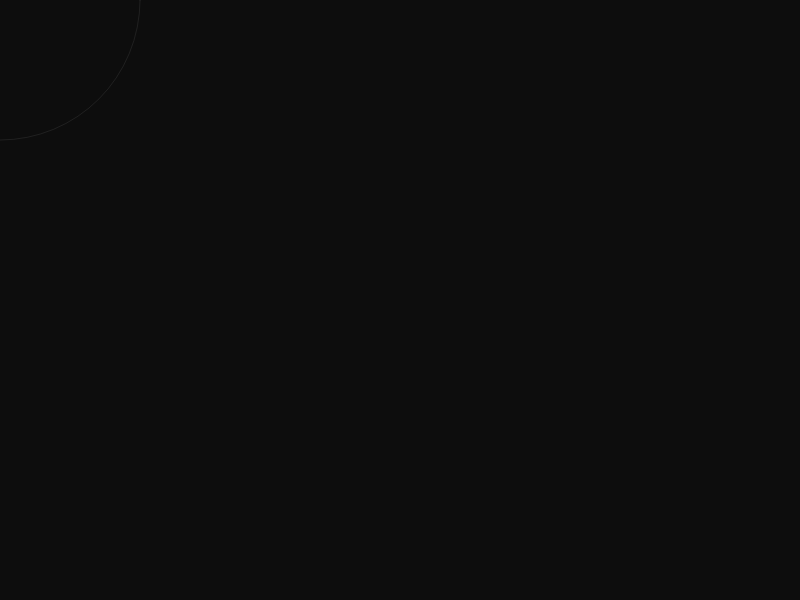
Frame 1 (no input)
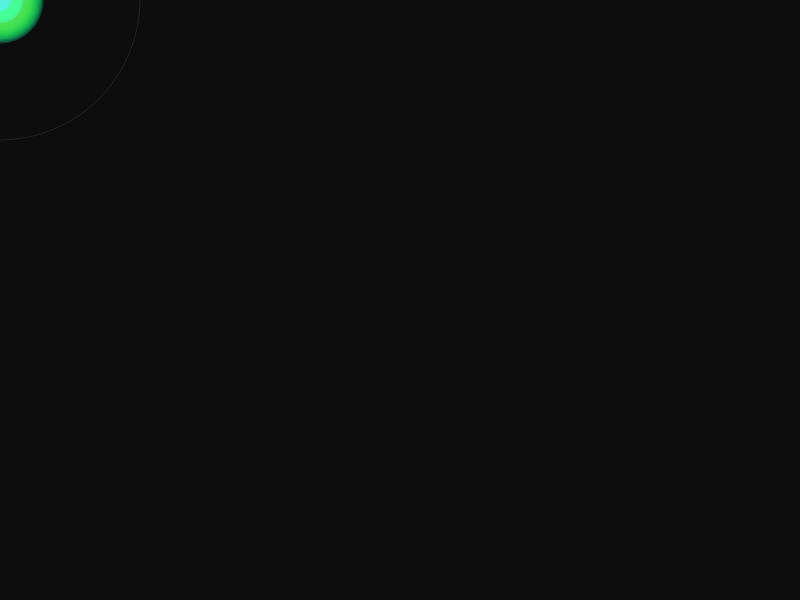
Frame 60 (no input)
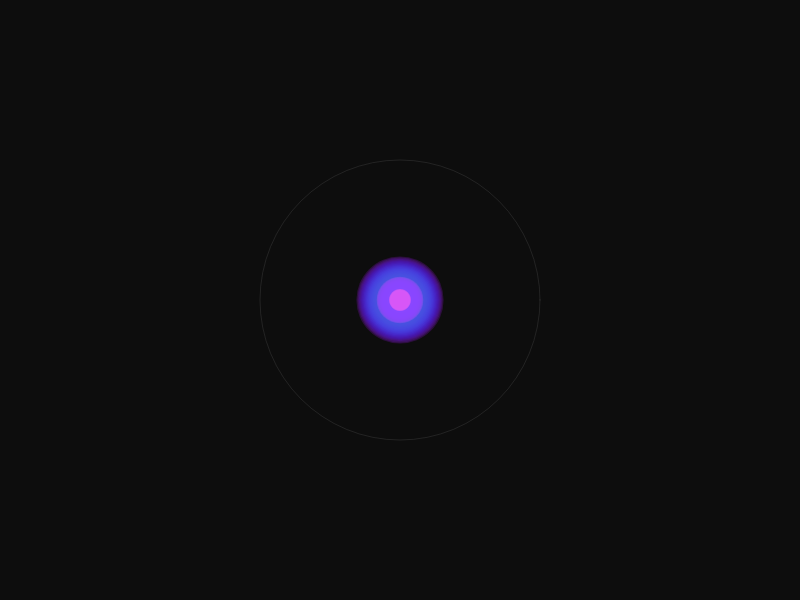
Frame 120 (the mouse pressed at the canvas centre since frame 60)

The p5.js sketch that drew these frames (run headless with seeded random() and noise() and a simulated clock; from frame 60 on, the mouse is pressed at the canvas centre):

// p5.js sketch
// ── sketch.js
var FORCE_RADIUS = 140;
var NUM_COLS = 17;
var NUM_ROWS = 10;
var MODE = 1;
var SYMBOLS = ['☀','☾','☁','☄','⚡','❖','✿','☘','♠','♣','♥','♦','☯','⚙'];
var particles = [];
var t = 0;23
var trail = [];
var moonSwarm = [];
var NUM_MOONS = 22;

class Particle {
  constructor(sx, sy) {
    this.ox = sx; this.oy = sy;
    this.x = sx; this.y = sy;
    this.vx = 0; this.vy = 0;
    this.symbol = random(SYMBOLS);
    this.size = random(13, 21);
    this.hue = random(360);
    this.angle = 0;
    this.phase = random(TWO_PI);
    this.waveAmp = random(18, 40);
    this.waveFreq = random(0.008, 0.018);
    this.waveSpeed = random(0.6, 1.4);
  }
  reset() {
    this.x = this.ox; this.y = this.oy;
    this.vx = 0; this.vy = 0; this.angle = 0;
    this.symbol = random(SYMBOLS);
  }
  update() {
    this.phase += 0.012 * this.waveSpeed;

    var waveX = this.ox + sin(this.phase + this.ox * this.waveFreq) * this.waveAmp;
    var waveY = this.oy + cos(this.phase * 0.7 + this.oy * this.waveFreq) * this.waveAmp * 0.7;

    var dx = this.x - mouseX;
    var dy = this.y - mouseY;
    var dist = sqrt(dx * dx + dy * dy);

    if (dist < FORCE_RADIUS && dist > 0) {
      var force = pow((FORCE_RADIUS - dist) / FORCE_RADIUS, 1.8) * 11;
      this.vx += (dx / dist) * force;
      this.vy += (dy / dist) * force;
    }

    this.vx += (waveX - this.x) * 0.04;
    this.vy += (waveY - this.y) * 0.04;
    this.vx *= 0.80;
    this.vy *= 0.80;
    this.x += this.vx;
    this.y += this.vy;

    this.angle = sin(this.phase) * 0.35 + atan2(this.vy, this.vx) * 0.25;
  }
  display() {
    var dx = this.x - mouseX;
    var dy = this.y - mouseY;
    var dist = sqrt(dx * dx + dy * dy);
    var prox = constrain(1 - dist / FORCE_RADIUS, 0, 1);

    push();
    translate(this.x, this.y);
    rotate(this.angle);
    textAlign(CENTER, CENTER);
    noStroke();
    var sz = this.size + prox * 10;
    textSize(sz);

    var moved = abs(this.x - this.ox) + abs(this.y - this.oy);
    var bright = int(55 + min(moved * 3.5, 140));
    var hshift = (this.ox * 0.5 + t * 18 + prox * 120) % 360;
    var sat = 30 + prox * 65;
    fill(hshift, sat, bright);
    text(this.symbol, 0, 0);
    pop();
  }
}

class Moon {
  constructor(i) {
    this.angle = (i / NUM_MOONS) * TWO_PI;
    this.radius = random(18, 55);
    this.speed = random(0.025, 0.06) * (random() > 0.5 ? 1 : -1);
    this.x = width/2; this.y = height/2;
    this.tx = width/2; this.ty = height/2;
    this.size = random(14, 24);
    this.hue = random(180, 280);
    this.lag = random(0.04, 0.14);
  }
  update() {
    this.angle += this.speed;
    this.tx = mouseX + cos(this.angle) * this.radius;
    this.ty = mouseY + sin(this.angle) * this.radius;
    this.x = lerp(this.x, this.tx, this.lag);
    this.y = lerp(this.y, this.ty, this.lag);
  }
  display() {
    push();
    translate(this.x, this.y);
    rotate(this.angle + HALF_PI);
    textAlign(CENTER, CENTER);
    noStroke();
    textSize(this.size);
    fill(this.hue, 55, 92);
    text('☽', 0, 0);
    pop();
  }
}

function setup() {
  createCanvas(800, 600);
  colorMode(HSB, 360, 100, 100, 100);
  background(0, 0, 5);
  textFont('monospace');

  var spacingX = width  / (NUM_COLS + 1);
  var spacingY = height / (NUM_ROWS + 1);
  for (var row = 1; row <= NUM_ROWS; row++) {
    for (var col = 1; col <= NUM_COLS; col++) {
      particles.push(new Particle(col * spacingX, row * spacingY));
    }
  }
  for (var i = 0; i < NUM_MOONS; i++) {
    moonSwarm.push(new Moon(i));
  }
}

function draw() {
  background(0, 0, 5, MODE === 3 ? 55 : 85);
  t += 0.016;

  if (MODE === 1) {
    trail.push({x: mouseX, y: mouseY});
    if (trail.length > 38) trail.shift();
    for (var i = 0; i < trail.length; i++) {
      var age = i / trail.length;
      var orb = trail[i];
      var hue = (t * 120 + i * 11) % 360;
      var radius = 32 * age;
      noStroke();
      fill(hue, 90, 100, age * 18);
      circle(orb.x, orb.y, radius * 2.8);
      fill(hue, 70, 100, age * 28);
      circle(orb.x, orb.y, radius * 1.5);
      fill((hue + 30) % 360, 60, 100, age * 42);
      circle(orb.x, orb.y, radius * 0.7);
    }
    noFill();
    stroke(0, 0, 100, 8);
    strokeWeight(1);
    circle(mouseX, mouseY, FORCE_RADIUS * 2);

  } else if (MODE === 2) {
    for (var m = 0; m < moonSwarm.length; m++) {
      moonSwarm[m].update();
      moonSwarm[m].display();
    }
    noFill();
    stroke(220, 40, 100, 12);
    strokeWeight(1);
    circle(mouseX, mouseY, 22);

  } else {
    noFill();
    stroke(0, 0, 100, 7);
    strokeWeight(1);
    circle(mouseX, mouseY, FORCE_RADIUS * 2);
    for (var j = 0; j < particles.length; j++) {
      particles[j].update();
      particles[j].display();
    }
  }
}

function mousePressed() {
  background(0, 0, 5);
  trail = [];
  for (var i = 0; i < particles.length; i++) particles[i].reset();
}

function keyPressed() {
  if (key === '1') MODE = 1;
  if (key === '2') MODE = 2;
  if (key === '3') MODE = 3;
}
